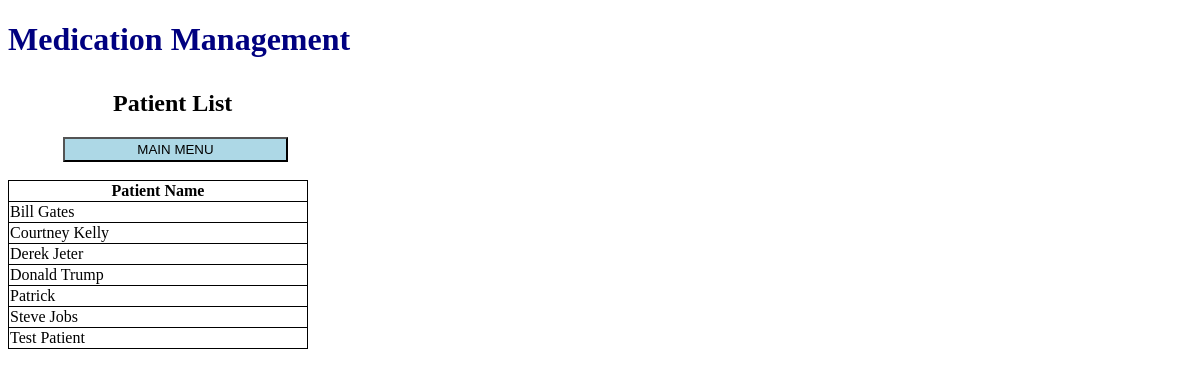
/view_patients.html, run on the app's committed database.
### tables this page shows
CREATE TABLE "patients" (
	`patient_name`	TEXT NOT NULL,
	PRIMARY KEY(`patient_name`)
);

### api.py (the view)
@app.route('/view_patients.html', methods=['GET'])
def get_patients():
    conn = db_connect.connect()
    query = conn.execute("select * from patients order by patient_name")
    data = [i for i in query.cursor.fetchall()]
    return render_template('view_patients.html', patients=json.loads(json.dumps(data)))

### templates/view_patients.html (shortened to what this page needs)
<!DOCTYPE html>
<html lang="en">
<head>
  <link rel="stylesheet" href="../static/styles.css">
</head>
<body>
  <h1 id="title"> Medication Management </h1>
  <h2 id="heading">Patient List</h3>
  <a href="/"><button type="button">MAIN MENU</button></a><br><br>
  <table style="width:300px">
    <tr>
      <th>Patient Name</th>
    </tr>
    {% for patient in patients %}
    <tr>
      <td> {{patient[0]}}</td>
   </tr>
   {% endfor %}
  </table>
</body>
</html>

### static/styles.css (style rules this page uses)
button { margin-left: 55px; height:25px; width:225px; background-color: lightblue; }
#title { color: navy; padding-bottom: 10px; }
#heading { margin-left: 105px; }
table, th, td { border-collapse: collapse; border: 0.5px solid black; }
th { padding: 1px; text-align: center; }
td { padding: 1px; text-align: left; }

### data on the page
patients: patient_name "Bill Gates"
patients: patient_name "Courtney Kelly"
patients: patient_name "Derek Jeter"
patients: patient_name "Donald Trump"
patients: patient_name "Patrick"
patients: patient_name "Steve Jobs"
patients: patient_name "Test Patient"
